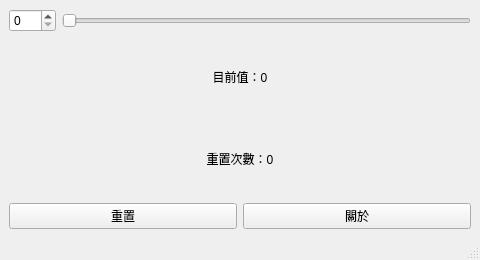
<?xml version="1.0" encoding="UTF-8"?>
<ui version="4.0">
 <class>SignalsSlots</class>
 <widget class="QMainWindow" name="SignalsSlots">
  <property name="geometry">
   <rect>
    <x>0</x>
    <y>0</y>
    <width>480</width>
    <height>260</height>
   </rect>
  </property>
  <property name="windowTitle">
   <string>Signals &amp; Slots</string>
  </property>
  <widget class="QWidget" name="centralwidget">
   <layout class="QVBoxLayout" name="mainLayout">
    <item>
     <layout class="QHBoxLayout" name="inputLayout">
      <item>
       <widget class="QSpinBox" name="spinBox">
        <property name="maximum">
         <number>100</number>
        </property>
       </widget>
      </item>
      <item>
       <widget class="QSlider" name="slider">
        <property name="maximum">
         <number>100</number>
        </property>
        <property name="orientation">
         <enum>Qt::Horizontal</enum>
        </property>
       </widget>
      </item>
     </layout>
    </item>
    <item>
     <widget class="QLabel" name="valueLabel">
      <property name="text">
       <string>目前值：0</string>
      </property>
      <property name="alignment">
       <set>Qt::AlignCenter</set>
      </property>
     </widget>
    </item>
    <item>
     <widget class="QLabel" name="resetCountLabel">
      <property name="text">
       <string>重置次數：0</string>
      </property>
      <property name="alignment">
       <set>Qt::AlignCenter</set>
      </property>
     </widget>
    </item>
    <item>
     <layout class="QHBoxLayout" name="buttonLayout">
      <item>
       <widget class="QPushButton" name="resetButton">
        <property name="text">
         <string>重置</string>
        </property>
       </widget>
      </item>
      <item>
       <widget class="QPushButton" name="aboutButton">
        <property name="text">
         <string>關於</string>
        </property>
       </widget>
      </item>
     </layout>
    </item>
   </layout>
  </widget>
  <widget class="QMenuBar" name="menubar">
   <property name="geometry">
    <rect>
     <x>0</x>
     <y>0</y>
     <width>480</width>
     <height>24</height>
    </rect>
   </property>
  </widget>
  <widget class="QStatusBar" name="statusbar"/>
 </widget>
 <resources/>
 <connections/>
</ui>
